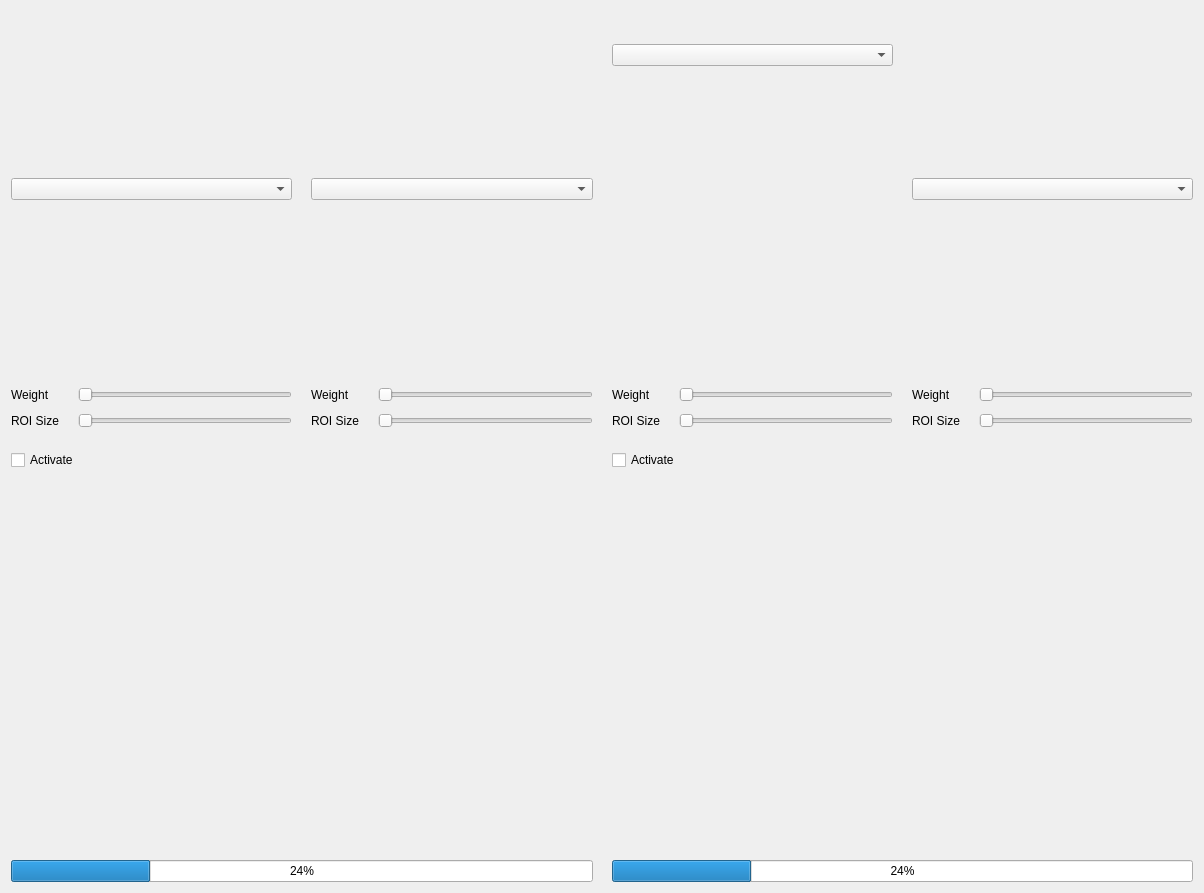
<?xml version="1.0" encoding="UTF-8"?>
<ui version="4.0">
 <class>Form</class>
 <widget class="QWidget" name="Form">
  <property name="geometry">
   <rect>
    <x>0</x>
    <y>0</y>
    <width>1204</width>
    <height>893</height>
   </rect>
  </property>
  <property name="windowTitle">
   <string>Form</string>
  </property>
  <layout class="QVBoxLayout" name="verticalLayout_10">
   <item>
    <layout class="QHBoxLayout" name="horizontalLayout_10">
     <item>
      <layout class="QVBoxLayout" name="verticalLayout_4" stretch="3,1,1,1,3,0,1,1,1">
       <item>
        <widget class="QLabel" name="label_21">
         <property name="styleSheet">
          <string notr="true">back-ground: white;</string>
         </property>
         <property name="text">
          <string/>
         </property>
         <property name="pixmap">
          <pixmap>white.png</pixmap>
         </property>
         <property name="scaledContents">
          <bool>true</bool>
         </property>
        </widget>
       </item>
       <item>
        <spacer name="verticalSpacer_19">
         <property name="orientation">
          <enum>Qt::Vertical</enum>
         </property>
         <property name="sizeType">
          <enum>QSizePolicy::Fixed</enum>
         </property>
         <property name="sizeHint" stdset="0">
          <size>
           <width>20</width>
           <height>13</height>
          </size>
         </property>
        </spacer>
       </item>
       <item>
        <widget class="QComboBox" name="comboBox_10"/>
       </item>
       <item>
        <spacer name="verticalSpacer_29">
         <property name="orientation">
          <enum>Qt::Vertical</enum>
         </property>
         <property name="sizeType">
          <enum>QSizePolicy::Fixed</enum>
         </property>
         <property name="sizeHint" stdset="0">
          <size>
           <width>20</width>
           <height>13</height>
          </size>
         </property>
        </spacer>
       </item>
       <item>
        <widget class="QLabel" name="label_22">
         <property name="text">
          <string/>
         </property>
         <property name="pixmap">
          <pixmap>white.png</pixmap>
         </property>
        </widget>
       </item>
       <item>
        <spacer name="verticalSpacer_46">
         <property name="orientation">
          <enum>Qt::Vertical</enum>
         </property>
         <property name="sizeType">
          <enum>QSizePolicy::Fixed</enum>
         </property>
         <property name="sizeHint" stdset="0">
          <size>
           <width>20</width>
           <height>13</height>
          </size>
         </property>
        </spacer>
       </item>
       <item>
        <layout class="QHBoxLayout" name="horizontalLayout_8">
         <item>
          <widget class="QLabel" name="label_23">
           <property name="text">
            <string>Weight</string>
           </property>
          </widget>
         </item>
         <item>
          <spacer name="verticalSpacer_31">
           <property name="orientation">
            <enum>Qt::Horizontal</enum>
           </property>
           <property name="sizeType">
            <enum>QSizePolicy::Fixed</enum>
           </property>
           <property name="sizeHint" stdset="0">
            <size>
             <width>22</width>
             <height>20</height>
            </size>
           </property>
          </spacer>
         </item>
         <item>
          <widget class="QSlider" name="horizontalSlider_19">
           <property name="orientation">
            <enum>Qt::Horizontal</enum>
           </property>
          </widget>
         </item>
        </layout>
       </item>
       <item>
        <layout class="QHBoxLayout" name="horizontalLayout_9">
         <item>
          <widget class="QLabel" name="label_24">
           <property name="text">
            <string>ROI Size</string>
           </property>
          </widget>
         </item>
         <item>
          <spacer name="verticalSpacer_32">
           <property name="orientation">
            <enum>Qt::Horizontal</enum>
           </property>
           <property name="sizeType">
            <enum>QSizePolicy::Fixed</enum>
           </property>
           <property name="sizeHint" stdset="0">
            <size>
             <width>13</width>
             <height>20</height>
            </size>
           </property>
          </spacer>
         </item>
         <item>
          <widget class="QSlider" name="horizontalSlider_20">
           <property name="orientation">
            <enum>Qt::Horizontal</enum>
           </property>
          </widget>
         </item>
        </layout>
       </item>
       <item>
        <spacer name="verticalSpacer_30">
         <property name="orientation">
          <enum>Qt::Vertical</enum>
         </property>
         <property name="sizeType">
          <enum>QSizePolicy::Fixed</enum>
         </property>
         <property name="sizeHint" stdset="0">
          <size>
           <width>20</width>
           <height>13</height>
          </size>
         </property>
        </spacer>
       </item>
      </layout>
     </item>
     <item>
      <spacer name="verticalSpacer_39">
       <property name="orientation">
        <enum>Qt::Horizontal</enum>
       </property>
       <property name="sizeType">
        <enum>QSizePolicy::Fixed</enum>
       </property>
       <property name="sizeHint" stdset="0">
        <size>
         <width>13</width>
         <height>20</height>
        </size>
       </property>
      </spacer>
     </item>
     <item>
      <layout class="QVBoxLayout" name="verticalLayout_3" stretch="3,1,1,1,3,0,1,1,1">
       <item>
        <widget class="QLabel" name="label_19">
         <property name="styleSheet">
          <string notr="true">back-ground: white;</string>
         </property>
         <property name="text">
          <string/>
         </property>
         <property name="pixmap">
          <pixmap>white.png</pixmap>
         </property>
        </widget>
       </item>
       <item>
        <spacer name="verticalSpacer_17">
         <property name="orientation">
          <enum>Qt::Vertical</enum>
         </property>
         <property name="sizeType">
          <enum>QSizePolicy::Fixed</enum>
         </property>
         <property name="sizeHint" stdset="0">
          <size>
           <width>20</width>
           <height>13</height>
          </size>
         </property>
        </spacer>
       </item>
       <item>
        <widget class="QComboBox" name="comboBox_9"/>
       </item>
       <item>
        <spacer name="verticalSpacer_18">
         <property name="orientation">
          <enum>Qt::Vertical</enum>
         </property>
         <property name="sizeType">
          <enum>QSizePolicy::Fixed</enum>
         </property>
         <property name="sizeHint" stdset="0">
          <size>
           <width>20</width>
           <height>13</height>
          </size>
         </property>
        </spacer>
       </item>
       <item>
        <widget class="QLabel" name="label_20">
         <property name="text">
          <string/>
         </property>
         <property name="pixmap">
          <pixmap>white.png</pixmap>
         </property>
        </widget>
       </item>
       <item>
        <spacer name="verticalSpacer_45">
         <property name="orientation">
          <enum>Qt::Vertical</enum>
         </property>
         <property name="sizeType">
          <enum>QSizePolicy::Fixed</enum>
         </property>
         <property name="sizeHint" stdset="0">
          <size>
           <width>20</width>
           <height>13</height>
          </size>
         </property>
        </spacer>
       </item>
       <item>
        <layout class="QHBoxLayout" name="horizontalLayout_6">
         <item>
          <widget class="QLabel" name="label_5">
           <property name="text">
            <string>Weight</string>
           </property>
          </widget>
         </item>
         <item>
          <spacer name="verticalSpacer_33">
           <property name="orientation">
            <enum>Qt::Horizontal</enum>
           </property>
           <property name="sizeType">
            <enum>QSizePolicy::Fixed</enum>
           </property>
           <property name="sizeHint" stdset="0">
            <size>
             <width>22</width>
             <height>20</height>
            </size>
           </property>
          </spacer>
         </item>
         <item>
          <widget class="QSlider" name="horizontalSlider_17">
           <property name="orientation">
            <enum>Qt::Horizontal</enum>
           </property>
          </widget>
         </item>
        </layout>
       </item>
       <item>
        <layout class="QHBoxLayout" name="horizontalLayout_7">
         <item>
          <widget class="QLabel" name="label_6">
           <property name="text">
            <string>ROI Size</string>
           </property>
          </widget>
         </item>
         <item>
          <spacer name="verticalSpacer_36">
           <property name="orientation">
            <enum>Qt::Horizontal</enum>
           </property>
           <property name="sizeType">
            <enum>QSizePolicy::Fixed</enum>
           </property>
           <property name="sizeHint" stdset="0">
            <size>
             <width>13</width>
             <height>20</height>
            </size>
           </property>
          </spacer>
         </item>
         <item>
          <widget class="QSlider" name="horizontalSlider_18">
           <property name="orientation">
            <enum>Qt::Horizontal</enum>
           </property>
          </widget>
         </item>
        </layout>
       </item>
       <item>
        <spacer name="verticalSpacer_23">
         <property name="orientation">
          <enum>Qt::Vertical</enum>
         </property>
         <property name="sizeType">
          <enum>QSizePolicy::Fixed</enum>
         </property>
         <property name="sizeHint" stdset="0">
          <size>
           <width>20</width>
           <height>13</height>
          </size>
         </property>
        </spacer>
       </item>
      </layout>
     </item>
     <item>
      <spacer name="verticalSpacer_40">
       <property name="orientation">
        <enum>Qt::Horizontal</enum>
       </property>
       <property name="sizeType">
        <enum>QSizePolicy::Fixed</enum>
       </property>
       <property name="sizeHint" stdset="0">
        <size>
         <width>13</width>
         <height>20</height>
        </size>
       </property>
      </spacer>
     </item>
     <item>
      <layout class="QVBoxLayout" name="verticalLayout_2" stretch="0,1,1,1,3,0,1,1,1">
       <item>
        <widget class="QLabel" name="label_17">
         <property name="styleSheet">
          <string notr="true">back-ground: white;</string>
         </property>
         <property name="text">
          <string/>
         </property>
         <property name="pixmap">
          <pixmap>white.png</pixmap>
         </property>
        </widget>
       </item>
       <item>
        <spacer name="verticalSpacer_15">
         <property name="orientation">
          <enum>Qt::Vertical</enum>
         </property>
         <property name="sizeType">
          <enum>QSizePolicy::Fixed</enum>
         </property>
         <property name="sizeHint" stdset="0">
          <size>
           <width>20</width>
           <height>13</height>
          </size>
         </property>
        </spacer>
       </item>
       <item>
        <widget class="QComboBox" name="comboBox_8"/>
       </item>
       <item>
        <spacer name="verticalSpacer_16">
         <property name="orientation">
          <enum>Qt::Vertical</enum>
         </property>
         <property name="sizeType">
          <enum>QSizePolicy::Fixed</enum>
         </property>
         <property name="sizeHint" stdset="0">
          <size>
           <width>20</width>
           <height>13</height>
          </size>
         </property>
        </spacer>
       </item>
       <item>
        <widget class="QLabel" name="label_18">
         <property name="text">
          <string/>
         </property>
         <property name="pixmap">
          <pixmap>white.png</pixmap>
         </property>
        </widget>
       </item>
       <item>
        <spacer name="verticalSpacer_43">
         <property name="orientation">
          <enum>Qt::Vertical</enum>
         </property>
         <property name="sizeType">
          <enum>QSizePolicy::Fixed</enum>
         </property>
         <property name="sizeHint" stdset="0">
          <size>
           <width>20</width>
           <height>13</height>
          </size>
         </property>
        </spacer>
       </item>
       <item>
        <layout class="QHBoxLayout" name="horizontalLayout_4">
         <item>
          <widget class="QLabel" name="label_3">
           <property name="text">
            <string>Weight</string>
           </property>
          </widget>
         </item>
         <item>
          <spacer name="verticalSpacer_34">
           <property name="orientation">
            <enum>Qt::Horizontal</enum>
           </property>
           <property name="sizeType">
            <enum>QSizePolicy::Fixed</enum>
           </property>
           <property name="sizeHint" stdset="0">
            <size>
             <width>22</width>
             <height>20</height>
            </size>
           </property>
          </spacer>
         </item>
         <item>
          <widget class="QSlider" name="horizontalSlider_15">
           <property name="orientation">
            <enum>Qt::Horizontal</enum>
           </property>
          </widget>
         </item>
        </layout>
       </item>
       <item>
        <layout class="QHBoxLayout" name="horizontalLayout_5">
         <item>
          <widget class="QLabel" name="label_4">
           <property name="text">
            <string>ROI Size</string>
           </property>
          </widget>
         </item>
         <item>
          <spacer name="verticalSpacer_37">
           <property name="orientation">
            <enum>Qt::Horizontal</enum>
           </property>
           <property name="sizeType">
            <enum>QSizePolicy::Fixed</enum>
           </property>
           <property name="sizeHint" stdset="0">
            <size>
             <width>13</width>
             <height>20</height>
            </size>
           </property>
          </spacer>
         </item>
         <item>
          <widget class="QSlider" name="horizontalSlider_16">
           <property name="orientation">
            <enum>Qt::Horizontal</enum>
           </property>
          </widget>
         </item>
        </layout>
       </item>
       <item>
        <spacer name="verticalSpacer_22">
         <property name="orientation">
          <enum>Qt::Vertical</enum>
         </property>
         <property name="sizeType">
          <enum>QSizePolicy::Fixed</enum>
         </property>
         <property name="sizeHint" stdset="0">
          <size>
           <width>20</width>
           <height>13</height>
          </size>
         </property>
        </spacer>
       </item>
      </layout>
     </item>
     <item>
      <spacer name="verticalSpacer_41">
       <property name="orientation">
        <enum>Qt::Horizontal</enum>
       </property>
       <property name="sizeType">
        <enum>QSizePolicy::Fixed</enum>
       </property>
       <property name="sizeHint" stdset="0">
        <size>
         <width>13</width>
         <height>20</height>
        </size>
       </property>
      </spacer>
     </item>
     <item>
      <layout class="QVBoxLayout" name="verticalLayout" stretch="3,1,1,1,3,0,1,1,1">
       <item>
        <widget class="QLabel" name="label_7">
         <property name="styleSheet">
          <string notr="true">back-ground: white;</string>
         </property>
         <property name="text">
          <string/>
         </property>
         <property name="pixmap">
          <pixmap>white.png</pixmap>
         </property>
        </widget>
       </item>
       <item>
        <spacer name="verticalSpacer_7">
         <property name="orientation">
          <enum>Qt::Vertical</enum>
         </property>
         <property name="sizeType">
          <enum>QSizePolicy::Fixed</enum>
         </property>
         <property name="sizeHint" stdset="0">
          <size>
           <width>20</width>
           <height>13</height>
          </size>
         </property>
        </spacer>
       </item>
       <item>
        <widget class="QComboBox" name="comboBox_4"/>
       </item>
       <item>
        <spacer name="verticalSpacer_8">
         <property name="orientation">
          <enum>Qt::Vertical</enum>
         </property>
         <property name="sizeType">
          <enum>QSizePolicy::Fixed</enum>
         </property>
         <property name="sizeHint" stdset="0">
          <size>
           <width>20</width>
           <height>13</height>
          </size>
         </property>
        </spacer>
       </item>
       <item>
        <widget class="QLabel" name="label_8">
         <property name="text">
          <string/>
         </property>
         <property name="pixmap">
          <pixmap>white.png</pixmap>
         </property>
        </widget>
       </item>
       <item>
        <spacer name="verticalSpacer_44">
         <property name="orientation">
          <enum>Qt::Vertical</enum>
         </property>
         <property name="sizeType">
          <enum>QSizePolicy::Fixed</enum>
         </property>
         <property name="sizeHint" stdset="0">
          <size>
           <width>20</width>
           <height>13</height>
          </size>
         </property>
        </spacer>
       </item>
       <item>
        <layout class="QHBoxLayout" name="horizontalLayout_3">
         <item>
          <widget class="QLabel" name="label_2">
           <property name="text">
            <string>Weight</string>
           </property>
          </widget>
         </item>
         <item>
          <spacer name="verticalSpacer_35">
           <property name="orientation">
            <enum>Qt::Horizontal</enum>
           </property>
           <property name="sizeType">
            <enum>QSizePolicy::Fixed</enum>
           </property>
           <property name="sizeHint" stdset="0">
            <size>
             <width>22</width>
             <height>20</height>
            </size>
           </property>
          </spacer>
         </item>
         <item>
          <widget class="QSlider" name="horizontalSlider_7">
           <property name="orientation">
            <enum>Qt::Horizontal</enum>
           </property>
          </widget>
         </item>
        </layout>
       </item>
       <item>
        <layout class="QHBoxLayout" name="horizontalLayout_2">
         <item>
          <widget class="QLabel" name="label">
           <property name="text">
            <string>ROI Size</string>
           </property>
          </widget>
         </item>
         <item>
          <spacer name="verticalSpacer_38">
           <property name="orientation">
            <enum>Qt::Horizontal</enum>
           </property>
           <property name="sizeType">
            <enum>QSizePolicy::Fixed</enum>
           </property>
           <property name="sizeHint" stdset="0">
            <size>
             <width>13</width>
             <height>20</height>
            </size>
           </property>
          </spacer>
         </item>
         <item>
          <widget class="QSlider" name="horizontalSlider_8">
           <property name="orientation">
            <enum>Qt::Horizontal</enum>
           </property>
          </widget>
         </item>
        </layout>
       </item>
       <item>
        <spacer name="verticalSpacer_20">
         <property name="orientation">
          <enum>Qt::Vertical</enum>
         </property>
         <property name="sizeType">
          <enum>QSizePolicy::Fixed</enum>
         </property>
         <property name="sizeHint" stdset="0">
          <size>
           <width>20</width>
           <height>13</height>
          </size>
         </property>
        </spacer>
       </item>
      </layout>
     </item>
    </layout>
   </item>
   <item>
    <layout class="QHBoxLayout" name="horizontalLayout">
     <property name="sizeConstraint">
      <enum>QLayout::SetFixedSize</enum>
     </property>
     <item>
      <layout class="QVBoxLayout" name="verticalLayout_5">
       <item>
        <widget class="QCheckBox" name="checkBox">
         <property name="enabled">
          <bool>true</bool>
         </property>
         <property name="text">
          <string>Activate</string>
         </property>
        </widget>
       </item>
       <item>
        <spacer name="verticalSpacer_2">
         <property name="orientation">
          <enum>Qt::Vertical</enum>
         </property>
         <property name="sizeHint" stdset="0">
          <size>
           <width>20</width>
           <height>13</height>
          </size>
         </property>
        </spacer>
       </item>
       <item>
        <widget class="QLabel" name="label_9">
         <property name="enabled">
          <bool>true</bool>
         </property>
         <property name="sizePolicy">
          <sizepolicy hsizetype="Preferred" vsizetype="Preferred">
           <horstretch>1</horstretch>
           <verstretch>1</verstretch>
          </sizepolicy>
         </property>
         <property name="lineWidth">
          <number>0</number>
         </property>
         <property name="text">
          <string/>
         </property>
         <property name="pixmap">
          <pixmap>white.png</pixmap>
         </property>
         <property name="scaledContents">
          <bool>true</bool>
         </property>
         <property name="margin">
          <number>10</number>
         </property>
        </widget>
       </item>
       <item>
        <spacer name="verticalSpacer">
         <property name="orientation">
          <enum>Qt::Vertical</enum>
         </property>
         <property name="sizeHint" stdset="0">
          <size>
           <width>20</width>
           <height>13</height>
          </size>
         </property>
        </spacer>
       </item>
       <item>
        <widget class="QProgressBar" name="progressBar">
         <property name="enabled">
          <bool>true</bool>
         </property>
         <property name="value">
          <number>24</number>
         </property>
        </widget>
       </item>
      </layout>
     </item>
     <item>
      <spacer name="verticalSpacer_42">
       <property name="orientation">
        <enum>Qt::Horizontal</enum>
       </property>
       <property name="sizeType">
        <enum>QSizePolicy::Fixed</enum>
       </property>
       <property name="sizeHint" stdset="0">
        <size>
         <width>13</width>
         <height>20</height>
        </size>
       </property>
      </spacer>
     </item>
     <item>
      <layout class="QVBoxLayout" name="verticalLayout_6">
       <item>
        <widget class="QCheckBox" name="checkBox_2">
         <property name="enabled">
          <bool>true</bool>
         </property>
         <property name="text">
          <string>Activate</string>
         </property>
        </widget>
       </item>
       <item>
        <spacer name="verticalSpacer_3">
         <property name="orientation">
          <enum>Qt::Vertical</enum>
         </property>
         <property name="sizeHint" stdset="0">
          <size>
           <width>20</width>
           <height>13</height>
          </size>
         </property>
        </spacer>
       </item>
       <item>
        <widget class="QLabel" name="label_10">
         <property name="enabled">
          <bool>true</bool>
         </property>
         <property name="sizePolicy">
          <sizepolicy hsizetype="Preferred" vsizetype="Preferred">
           <horstretch>1</horstretch>
           <verstretch>1</verstretch>
          </sizepolicy>
         </property>
         <property name="text">
          <string/>
         </property>
         <property name="pixmap">
          <pixmap>white.png</pixmap>
         </property>
         <property name="scaledContents">
          <bool>true</bool>
         </property>
         <property name="margin">
          <number>10</number>
         </property>
        </widget>
       </item>
       <item>
        <spacer name="verticalSpacer_4">
         <property name="orientation">
          <enum>Qt::Vertical</enum>
         </property>
         <property name="sizeHint" stdset="0">
          <size>
           <width>20</width>
           <height>13</height>
          </size>
         </property>
        </spacer>
       </item>
       <item>
        <widget class="QProgressBar" name="progressBar_2">
         <property name="enabled">
          <bool>true</bool>
         </property>
         <property name="value">
          <number>24</number>
         </property>
        </widget>
       </item>
      </layout>
     </item>
    </layout>
   </item>
  </layout>
  <zorder>label</zorder>
  <zorder>comboBox</zorder>
  <zorder>label_2</zorder>
  <zorder>horizontalSlider</zorder>
  <zorder>horizontalSlider_2</zorder>
  <zorder>layoutWidget_2</zorder>
  <zorder>layoutWidget_3</zorder>
  <zorder>label_9</zorder>
  <zorder>progressBar</zorder>
  <zorder>checkBox</zorder>
  <zorder>layoutWidget_4</zorder>
  <zorder>layoutWidget_2</zorder>
  <zorder>layoutWidget_3</zorder>
  <zorder>label</zorder>
  <zorder>label_2</zorder>
  <zorder>layoutWidget</zorder>
  <zorder>layoutWidget_2</zorder>
  <zorder>label_17</zorder>
  <zorder>layoutWidget_3</zorder>
 </widget>
 <resources/>
 <connections/>
</ui>
